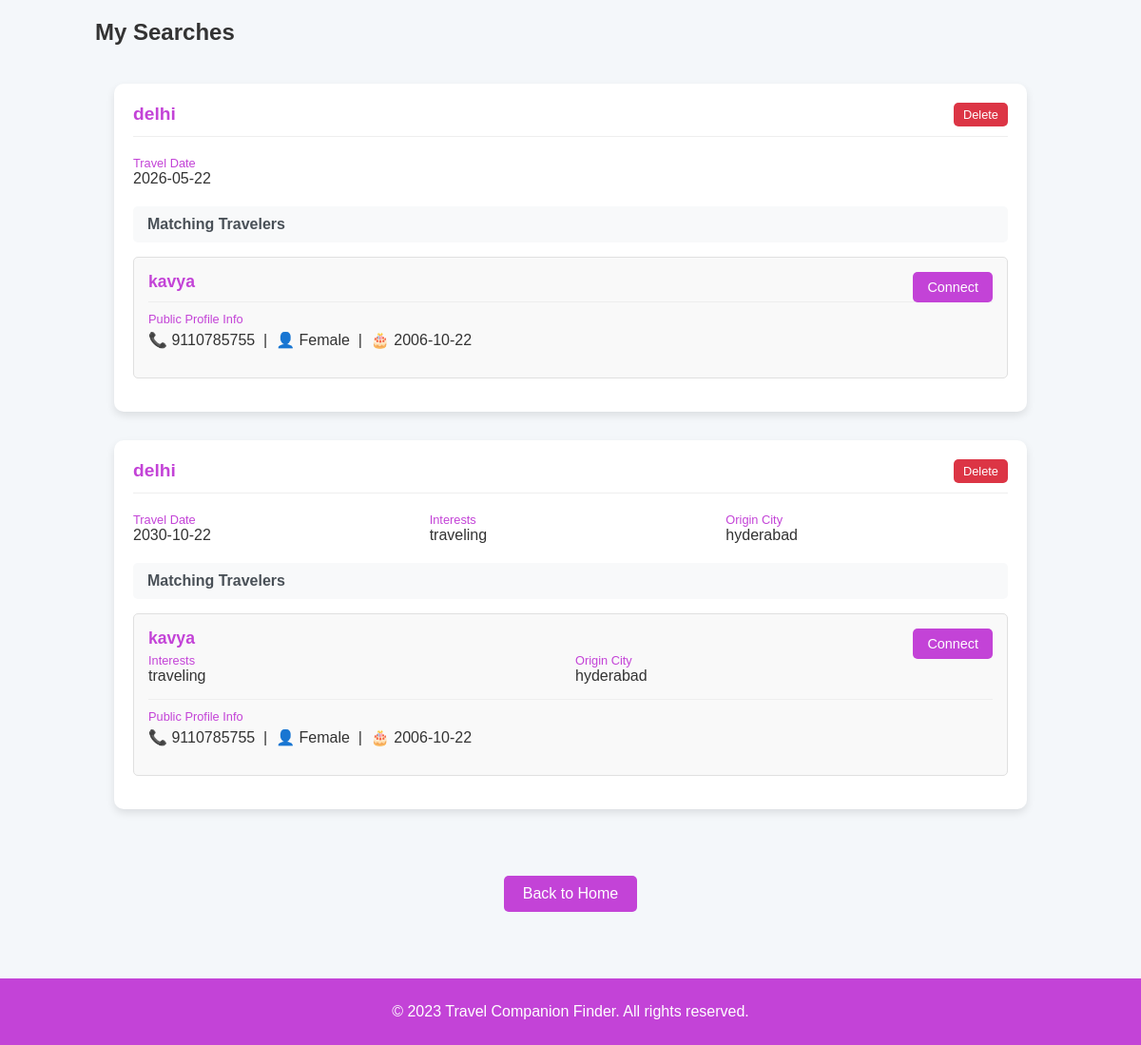
The page /my-searches (signed in) on the database its author committed.
### app.py (models this page shows)
class Traveler(db.Model):
    id = db.Column(db.Integer, primary_key=True)
    user_id = db.Column(db.Integer, db.ForeignKey('user.id'), nullable=False)
    username = db.Column(db.String(150))
    destination = db.Column(db.String(150))
    travel_date = db.Column(db.Date)
    gender = db.Column(db.String(10))
    age = db.Column(db.Integer)
    interests = db.Column(db.String(255))
    origin_city = db.Column(db.String(100))
    companion_type = db.Column(db.String(50))
    user = db.relationship('User', backref='traveler_searches', lazy=True)
    _table_args_ = (
        db.Index('ix_user_id', 'user_id'),
    )

class User(UserMixin, db.Model):
    id = db.Column(db.Integer, primary_key=True)
    username = db.Column(db.String(150), unique=True, nullable=False)
    email = db.Column(db.String(150), unique=True, nullable=False)
    password = db.Column(db.String(150), nullable=False)
    phone = db.Column(db.String(15))  # Will make required in UI
    gender = db.Column(db.String(10))  # Will make required in UI
    dob = db.Column(db.Date)  # Will make required in UI
    destination = db.Column(db.String(150))
    travel_date = db.Column(db.Date)
    profile_completed = db.Column(db.Boolean, default=False)  # New field to track profile completion
    is_public = db.Column(db.Boolean, default=False)
    friends = db.relationship(
        'User',
        secondary='friendship',
        primaryjoin='User.id == Friendship.user_id',
        secondaryjoin='User.id == Friendship.friend_id',
        back_populates='friend_of'
    )
    friend_of = db.relationship(
        'User',
        secondary='friendship',
        primaryjoin='User.id == Friendship.friend_id',
        secondaryjoin='User.id == Friendship.user_id',
        back_populates='friends'
    )

### app.py (the view)
@app.route('/my-searches')
@login_required
def my_searches():
    if not current_user.profile_completed:
        flash('Please complete your profile first.', 'warning')
        return redirect('/profile')
    user_searches = Traveler.query.filter_by(user_id=current_user.id).order_by(Traveler.id.desc()).all()
    search_matches = []
    for search in user_searches:
        matches = Traveler.query.filter(
            Traveler.user_id != current_user.id,  # Exclude current user
            Traveler.destination == search.destination,
            Traveler.travel_date == search.travel_date
        ).all()
        for match in matches:
            match.user = User.query.get(match.user_id)
        search_matches.append({
            "search": search,
            "matches": matches
        })
    return render_template('my_searches.html', search_matches=search_matches)

### app.py (called while the page is built)
@login_manager.user_loader
def load_user(user_id):
    return User.query.get(int(user_id))

### templates/my_searches.html (shortened to what this page needs)
{% extends "base.html" %}
{% block content %}
<h2>My Searches</h2>
<div class="container">
    {% if search_matches %}
        {% for item in search_matches %}
            <div class="search-card">
                <div class="search-header">
                    <div class="search-title">{{ item.search.destination }}</div>
                    <form action="{{ url_for('delete_search', id=item.search.id) }}" method="POST">
                        <button type="submit" class="search-delete">Delete</button>
                    </form>
                </div>
                <div class="search-details">
                    <div class="search-detail">
                        <span class="detail-label">Travel Date</span>
                        <span class="detail-value">{{ item.search.travel_date }}</span>
                    </div>
                    {% if item.search.interests %}
                    <div class="search-detail">
                        <span class="detail-label">Interests</span>
                        <span class="detail-value">{{ item.search.interests }}</span>
                    </div>
                    {% endif %}
                    {% if item.search.origin_city %}
                    <div class="search-detail">
                        <span class="detail-label">Origin City</span>
                        <span class="detail-value">{{ item.search.origin_city }}</span>
                    </div>
                    {% endif %}
                </div>
                <div class="matches-section">
                    <div class="matches-header">Matching Travelers</div>
                    {% if item.matches %}
                        {% for match in item.matches %}
                            <div class="match-card">
                                <div class="match-username">{{ match.username }}</div>
                                <div class="match-details">
                                    {% if match.interests %}
                                    <div class="search-detail">
                                        <span class="detail-label">Interests</span>
                                        <span class="detail-value">{{ match.interests }}</span>
                                    </div>
                                    {% endif %}
                                    {% if match.origin_city %}
                                    <div class="search-detail">
                                        <span class="detail-label">Origin City</span>
                                        <span class="detail-value">{{ match.origin_city }}</span>
                                    </div>
                                    {% endif %}
                                    {% if match.user and match.user.is_public %}
                                    <div class="search-detail" style="border-top: 1px solid #eee; padding-top: 10px; margin-top: 5px; grid-column: 1 / -1;">
                                        <span class="detail-label" style="color: #c343d7;">Public Profile Info</span>
                                        <span class="detail-value" style="margin-top: 5px;">
                                            📞 {{ match.user.phone }} &nbsp;|&nbsp;
                                            👤 {{ match.user.gender }} &nbsp;|&nbsp;
                                            🎂 {{ match.user.dob.strftime('%Y-%m-%d') if match.user.dob else 'N/A' }}
                                        </span>
                                    </div>
                                    {% endif %}
                                </div>
                                <form action="{{ url_for('send_request', receiver_id=match.user_id) }}" method="POST">
                                    <button type="submit" class="connect-btn">Connect</button>
                                </form>
                            </div>
                        {% endfor %}
                    {% else %}
                        <div class="no-matches">No matches found for this search.</div>
                    {% endif %}
                </div>
            </div>
        {% endfor %}
    {% else %}
        <div class="no-searches">
            You haven't made any searches yet. Go to the home page to search for travel companions.
        </div>
    {% endif %}
</div>
<a href="{{ url_for('home') }}" class="back-button">Back to Home</a>
{% endblock %}

### static/css/styles.css (style rules this page uses)
body { font-family: Arial, sans-serif; background-color: #f4f7fa; margin: 0; padding: 0; color: #333; }
.container { max-width: 1000px; margin: 0 auto; padding: 20px; }
h1, h2, h3, h4, h5, h6 { color: #333; margin-top: 0; }
a { color: #c343d7; text-decoration: none; }
.back-button { display: block; width: 120px; margin: 20px auto; padding: 10px; background-color: #c343d7; color: white; text-align: center; text-decoration: none; border-radius: 5px; }
.match-card { padding: 15px; margin-bottom: 15px; border: 1px solid #e0e0e0; border-radius: 5px; background-color: #f9f9f9; position: relative; }
.match-username { font-weight: bold; font-size: 1.1em; color: #c343d7; margin-bottom: 5px; }
.match-details { display: grid; grid-template-columns: repeat(2, 1fr); gap: 10px; margin-bottom: 15px; }
.match-detail, .search-detail { display: flex; flex-direction: column; }
.detail-label { font-size: 0.8em; color: #c343d7; }
.detail-value { font-weight: 500; }
.connect-btn { padding: 8px 15px; background-color: #c343d7; color: white; border: none; border-radius: 5px; cursor: pointer; font-size: 0.9em; position: absolute; right: 15px; top: 15px; }
.search-card { background-color: #fff; border-radius: 10px; box-shadow: 0 4px 8px rgba(0, 0, 0, 0.1); padding: 20px; margin-bottom: 30px; }
.search-header { display: flex; justify-content: space-between; align-items: center; margin-bottom: 20px; padding-bottom: 10px; border-bottom: 1px solid #eee; }
.search-title { font-size: 1.2em; font-weight: bold; color: #c343d7; }
.search-delete { background-color: #dc3545; color: white; border: none; border-radius: 5px; padding: 5px 10px; cursor: pointer; font-size: 0.8em; }
.search-details { display: grid; grid-template-columns: repeat(3, 1fr); gap: 15px; margin-bottom: 20px; }
.matches-section { margin-top: 20px; }
.matches-header { background-color: #f8f9fa; padding: 10px 15px; border-radius: 5px; font-weight: bold; color: #495057; margin-bottom: 15px; }

### rows shown on the page
Traveler: search.destination "delhi", search.travel_date "2026-05-22"
Traveler: username "kavya", user.phone "9110785755", user.gender "Female", user.dob "2006-10-22"
Traveler: search.destination "delhi", search.travel_date "2030-10-22", search.interests "traveling", search.origin_city "hyderabad"
Traveler: username "kavya", interests "traveling", origin_city "hyderabad", user.phone "9110785755", user.gender "Female", user.dob "2006-10-22"
